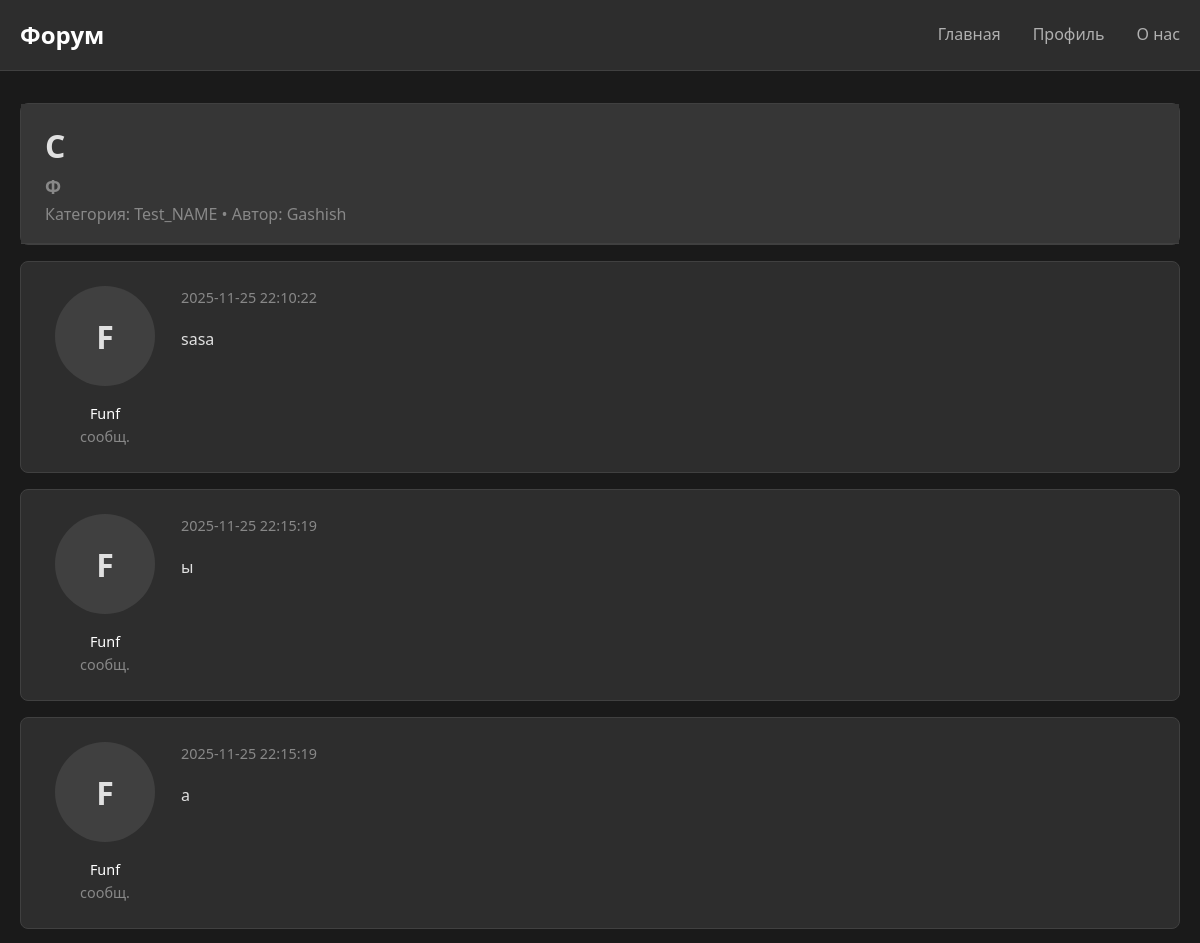
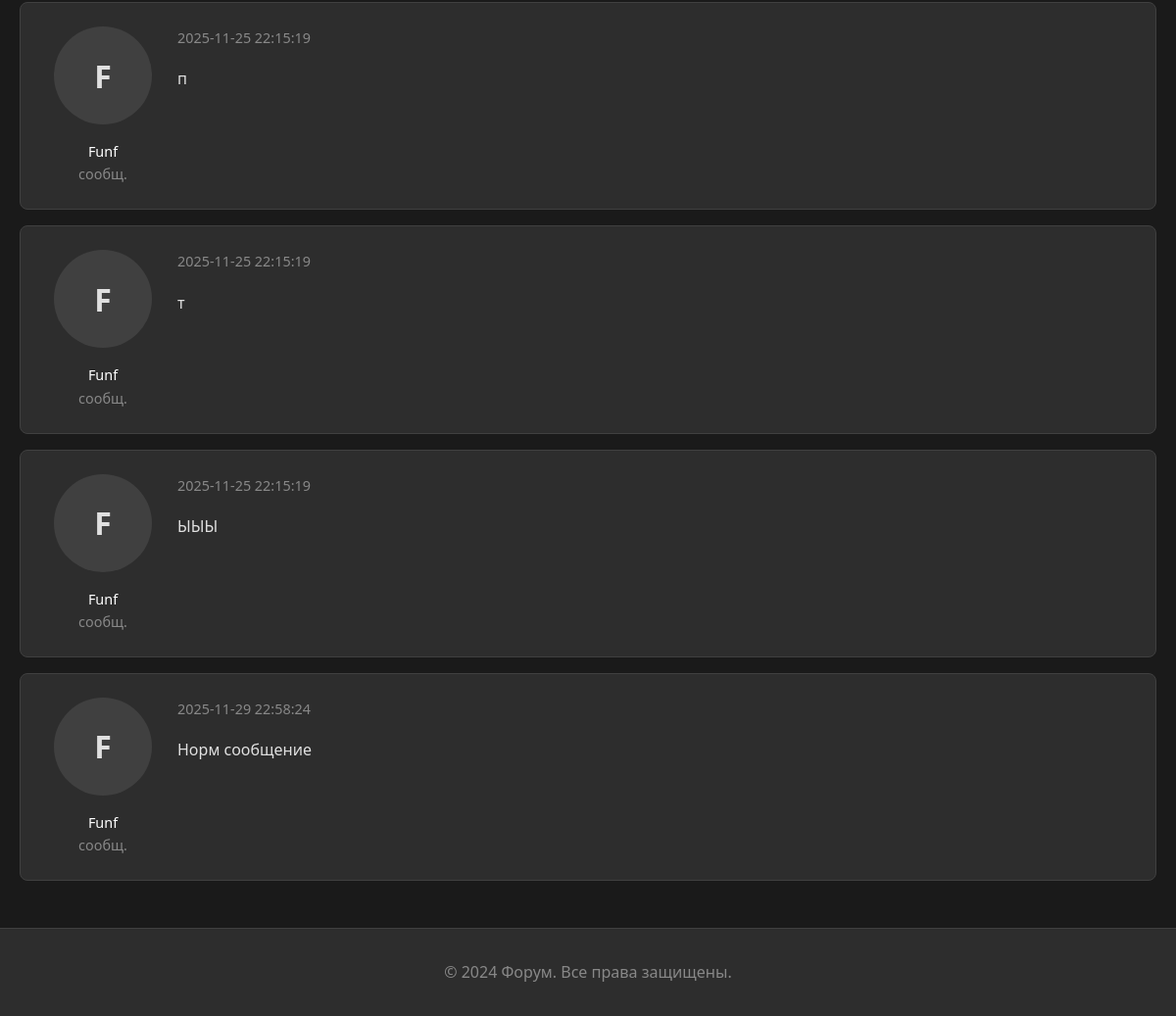
Screenshot of /topic/2 with the database file from the repository (2 pictures, top to bottom).
### app3.py (models this page shows, shortened)
class Topic(db.Model):
    __tablename__ = 'topics'
    id = db.Column(db.Integer, primary_key=True)
    user_id = db.Column(db.Integer, db.ForeignKey('users.id'), nullable=False)
    category_id = db.Column(db.Integer, db.ForeignKey('categories.id'), nullable=False)
    title = db.Column(db.String(200), nullable=False)
    content = db.Column(db.Text, nullable=False)
    created_at = db.Column(db.DateTime, default=datetime.now().replace(microsecond=0))
    posts = db.relationship('Post', backref='topic', lazy=True, cascade='all, delete-orphan')

class Category(db.Model):
    __tablename__ = 'categories'
    id = db.Column(db.Integer, primary_key=True)
    user_id = db.Column(db.Integer, db.ForeignKey('users.id'), nullable=False)
    name = db.Column(db.String(100), nullable=False)
    description = db.Column(db.Text)
    created_at = db.Column(db.DateTime, default=datetime.now().replace(microsecond=0))
    topics = db.relationship('Topic', backref='category', lazy=True, cascade='all, delete-orphan')
    def __repr__(self):
        return f'{self.name}'

class User(db.Model):
    __tablename__ = 'users'
    id = db.Column(db.Integer, primary_key=True)
    username = db.Column(db.String(80), unique=True, nullable=False)
    email = db.Column(db.String(120), unique=True, nullable=False)
    password = db.Column(db.String(120), nullable=False)
    admin = db.Column(db.Integer, default=0)
    created_at = db.Column(db.DateTime, default=datetime.now().replace(microsecond=0))
    categories = db.relationship('Category', backref='author', lazy=True)
    topics = db.relationship('Topic', backref='author', lazy=True)
    posts = db.relationship('Post', backref='author', lazy=True)
    def __repr__(self):
        return f'{self.username}'

class Post(db.Model):
    __tablename__ = 'posts'
    id = db.Column(db.Integer, primary_key=True)
    user_id = db.Column(db.Integer, db.ForeignKey('users.id'), nullable=False)
    topic_id = db.Column(db.Integer, db.ForeignKey('topics.id'), nullable=False)
    content = db.Column(db.Text, nullable=False)
    created_at = db.Column(db.DateTime, default=datetime.now().replace(microsecond=0))

### app3.py (the view, shortened to what this page needs)
@app.route('/topic/<int:topic_id>', methods=['GET', 'POST'])
def topic(topic_id):
    topic = Topic.query.get(topic_id)
    posts = Post.query\
            .join(User, Post.user_id == User.id)\
            .join(Topic, Post.topic_id == Topic.id)\
            .add_columns(Post.id, Post.content, Post.created_at, User.username, Topic.title)\
            .filter(Post.topic_id == topic_id)
    return render_template('topic.html', topic=topic, posts=posts)

### templates/topic.html (shortened to what this page needs)
<!DOCTYPE html>
<html lang="ru">
<head>
    <link rel="stylesheet" href="{{ url_for('static', filename='css/styles.css') }}">
</head>
<body>
    <header class="header">
        <div class="container">
            <nav class="navbar">
                <a href="{{ url_for('index') }}" class="logo">Форум</a>
                <ul class="nav-links">
                    <li><a href="{{ url_for('index') }}">Главная</a></li>
                    <li><a href="{{ url_for('profile') }}">Профиль</a></li>
                    <li><a href="{{ url_for('about') }}">О нас</a></li>
                </ul>
            </nav>
        </div>
    </header>
    <main class="main-content">
        <div class="container">
            <div class="card">
                <div class="card-header">
                    <h1>{{ topic.title }}</h1>
                    <h3 class="text-muted">{{ topic.content }}</h3>
                    <p class="text-muted">Категория: {{ topic.category }} • Автор: {{ topic.author }}</p>
                </div>
            </div>
            {% for post in posts %}
            <div class="card">
                <div class="card-body">
                    <div class="flex gap-4">
                        <div style="min-width: 120px; text-align: center;">
                            <div class="avatar avatar-large" style="margin: 0 auto 1rem auto;">
                                {{ post.username[:1] }}
                            </div>
                            <div class="text-small"><a href="{{ url_for('profile', username=post.username) }}" style="color: #ffffff; text-decoration: none;">
                                {{ post.username }}
                            </a></div>
                            <div class="text-small text-muted">{{ post.post_count }} сообщ.</div>
                        </div>
                        <div style="flex: 1;">
                            <div class="text-small text-muted" style="margin-bottom: 1rem;">
                                {{ post.created_at }}
                            </div>
                            <div style="line-height: 1.8;">
                                {{ post.content }}
                            </div>
                        </div>
                    </div>
                </div>
            </div>
            {% endfor %}
        </div>
    </main>
    <footer class="footer">
        <div class="container">
            <p>&copy; 2024 Форум. Все права защищены.</p>
        </div>
    </footer>
</body>
</html>

### static/css/styles.css (style rules this page uses)
* { margin: 0; padding: 0; box-sizing: border-box; }
body { font-family: 'Segoe UI', Tahoma, Geneva, Verdana, sans-serif; background-color: #1a1a1a; color: #e0e0e0; line-height: 1.6; }
.container { max-width: 1200px; margin: 0 auto; padding: 0 20px; }
.header { background-color: #2d2d2d; border-bottom: 1px solid #404040; padding: 1rem 0; position: sticky; top: 0; z-index: 100; }
.navbar { display: flex; justify-content: space-between; align-items: center; }
.logo { font-size: 1.5rem; font-weight: bold; color: #ffffff; text-decoration: none; }
.nav-links { display: flex; list-style: none; gap: 2rem; }
.nav-links a { color: #b0b0b0; text-decoration: none; transition: color 0.3s; }
.main-content { min-height: calc(100vh - 140px); padding: 2rem 0; }
.card { background-color: #2d2d2d; border: 1px solid #404040; border-radius: 8px; margin-bottom: 1rem; transition: transform 0.2s, border-color 0.2s; }
.card-header { padding: 1rem 1.5rem; border-bottom: 1px solid #404040; background-color: #363636; }
.card-body { padding: 1.5rem; }
.text-muted { color: #888; }
.text-small { font-size: 0.9rem; }
.flex { display: flex; }
.gap-4 { gap: 1rem; }
.footer { background-color: #2d2d2d; border-top: 1px solid #404040; padding: 2rem 0; text-align: center; color: #888; }
.avatar { width: 40px; height: 40px; border-radius: 50%; background-color: #404040; display: flex; align-items: center; justify-content: center; font-weight: bold; }
.avatar-large { width: 100px; height: 100px; font-size: 2rem; }

### rows the page displays
Topic: title "С", content "Ф"
Category: category "Test_NAME"
User: author "Gashish"
Post: username "F", username "Funf", created_at "2025-11-25 22:10:22", content "sasa"
Post: username "F", username "Funf", created_at "2025-11-25 22:15:19", content "ы"
Post: username "F", username "Funf", created_at "2025-11-25 22:15:19", content "а"
Post: username "F", username "Funf", created_at "2025-11-25 22:15:19", content "п"
Post: username "F", username "Funf", created_at "2025-11-25 22:15:19", content "т"
Post: username "F", username "Funf", created_at "2025-11-25 22:15:19", content "ЫЫЫ"
Post: username "F", username "Funf", created_at "2025-11-29 22:58:24", content "Норм сообщение"
